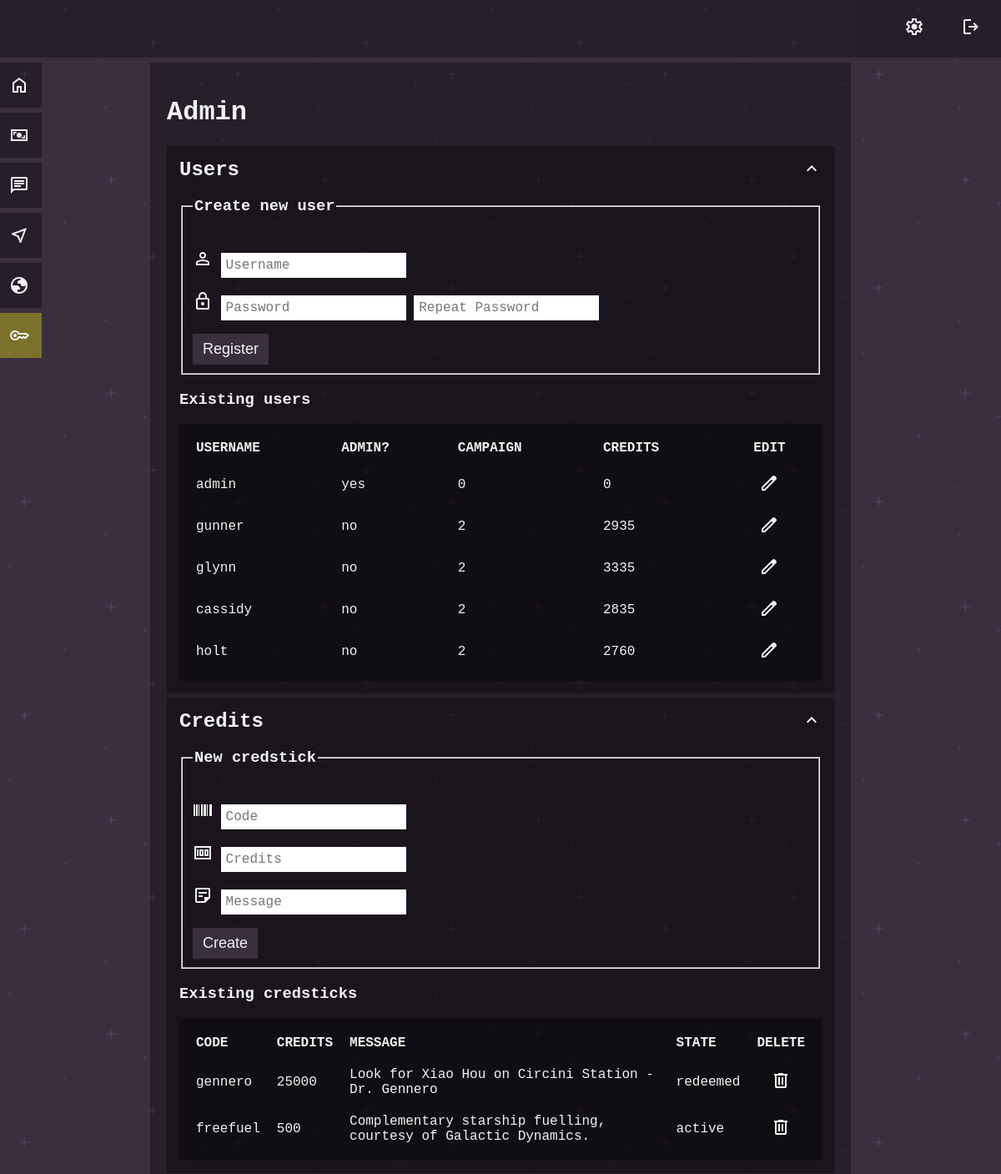
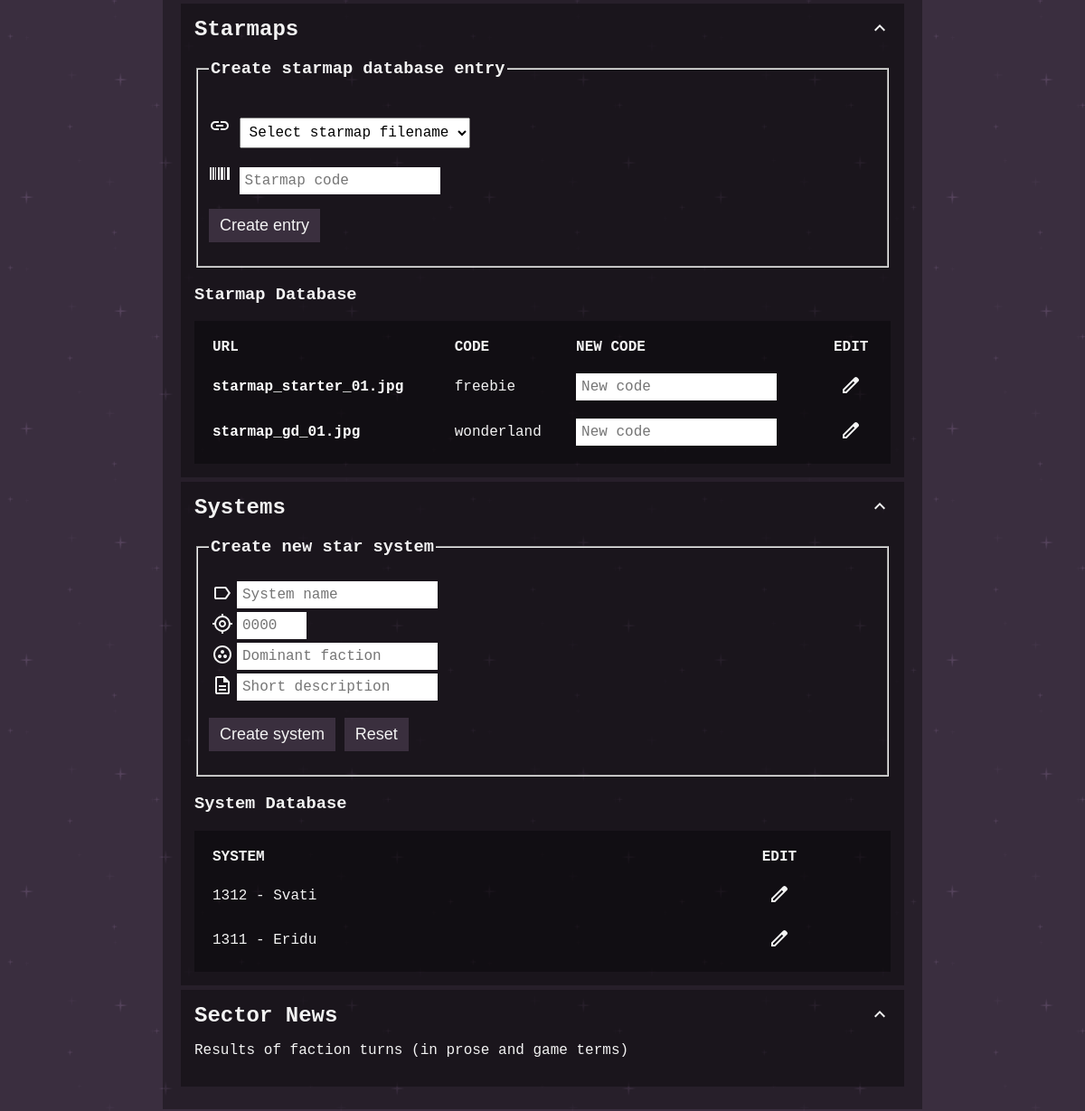
The page /admin (signed in) on the database its author committed (2 pictures, top to bottom).
### tables this page shows
CREATE TABLE users (
id INTEGER PRIMARY KEY AUTOINCREMENT NOT NULL,
username TEXT NOT NULL UNIQUE,
hash TEXT NOT NULL,
admin INTEGER DEFAULT 0,
credits INTEGER DEFAULT 0, campaign INTEGER, scheme TEXT DEFAULT 'colour_scheme_purplestars.css');

CREATE TABLE credsticks (
id INTEGER PRIMARY KEY AUTOINCREMENT NOT NULL,
code TEXT NOT NULL UNIQUE,
credits INTEGER,
state INTEGER DEFAULT 0,
message TEXT
);

CREATE TABLE starmaps (
id INTEGER PRIMARY KEY AUTOINCREMENT NOT NULL,
url TEXT UNIQUE,
code TEXT UNIQUE
);

CREATE TABLE systems (
designation TEXT PRIMARY KEY,
position INT NOT NULL,
name TEXT NOT NULL,
faction TEXT,
notes TEXT,
bodies JSON
);

### app.py (the view)
@app.route("/admin")
@login_required
def admin():
    if session.get("admin") != 1:
        return render_template("error.html", error_message="administrator access only")
    user_list = db.execute("SELECT * FROM users ORDER BY id")
    credsticks_list = db.execute("SELECT * FROM credsticks ORDER BY id")
    starmap_directory = os.listdir(os.path.join(app.static_folder, 'starmaps'))
    starmap_urls = [file for file in starmap_directory if file.endswith('.jpg')]
    starmap_db = db.execute("SELECT * FROM starmaps")
    starmap_db_urls = []
    for db_entry in starmap_db:
        starmap_db_urls.append(db_entry["url"])
    unassigned_starmaps = []
    for instance in starmap_urls:
        if instance not in starmap_db_urls:
            unassigned_starmaps.append(instance)
    system_db = db.execute("SELECT designation, position, name FROM systems")
    return render_template(
        "admin.html",
        user_list=user_list,
        credsticks_list=credsticks_list,
        unassigned_starmaps=unassigned_starmaps,
        starmap_db=starmap_db,
        system_db=system_db
        )

### templates/admin.html (shortened to what this page needs)
{% extends "layout.html" %}
{% block main %}
<h1>Admin</h1>
<div class="darker">
    <h2 class="cursor_pointer" onclick="collapseSegment('admin_user_list', 'admin_user_list_expand')">
        Users
        <img class="float_right" id="admin_user_list_expand" src="static\icon-arrow-up.svg"
            alt="expand/contract section" />
    </h2>
    <div class="collapsible" id="admin_user_list">
        <div>
            <form action="/register" method="post">
                <fieldset>
                    <legend>
                        <h3>Create new user</h3>
                    </legend>
                    <p>
                        <img src="static\icon-user.svg" alt="username" />
                        <input autocomplete="off" name="username" placeholder="Username" type="text"
                            id="new_user_username" />
                    </p>
                    <p>
                        <img src="static\icon-lock.svg" alt="password" />
                        <input name="password" placeholder="Password" type="password" id="new_user_password" />
                        <input name="confirmation" placeholder="Repeat Password" type="password"
                            id="new_user_confirm_password" />
                    </p>
                    <button type="submit" class="ui_button" id="new_user_register_button">Register</button>
                </fieldset>
            </form>
        </div>
        <h3>Existing users</h3>
        <table class="dark_table">
            <thead>
                <tr>
                    <th>USERNAME</th>
                    <th>ADMIN?</th>
                    <th>CAMPAIGN</th>
                    <th>CREDITS</th>
                    <th style="text-align: center;">EDIT</th>
                </tr>
            </thead>
            <tbody>
                {% for entry in user_list %}
                <tr>
                    <td>
                        {{ entry.username }}
                    </td>
                    <td>
                        {% if entry.admin == 1 %}
                        {{ "yes" }}
                        {% else %}
                        {{ "no" }}
                        {% endif %}
                    </td>
                    <td>
                        {{ entry.campaign }}
                    </td>
                    <td>
                        {{ entry.credits }}
                    </td>
                    <td style="text-align: center;">
                        <form action="{{ url_for('edit_user', edit_user_id=entry.id)}}" method="GET"
                            style="display: inline;">
                            <button type="submit" class="cursor_pointer" style="border: none; background: none;"
                                id="edit_user_{{ entry.username }}">
                                <img src="static\icon-edit.svg" alt="edit" />
                            </button>
                        </form>
                    </td>
                </tr>
                {% endfor %}
            </tbody>
        </table>
    </div>
</div>
<div class="darker">
    <h2 class="cursor_pointer" onclick="collapseSegment('admin_credits', 'admin_credits_expand')">
        Credits
        <img class="float_right" id="admin_credits_expand" src="static\icon-arrow-up.svg"
            alt="expand/contract section" />
    </h2>
    <div class="collapsible" id="admin_credits">
        <div>
            <form action="/credstick" method="post">
                <fieldset>
                    <legend>
                        <h3>New credstick</h3>
                    </legend>
                    <p>
                        <img src="static\icon-code.svg" alt="code" />
                        <input autocomplete="off" name="credstick_code" placeholder="Code" type="text"
                            id="new_credstick_code" />
                    </p>
                    <p>
                        <img src="static\icon-money.svg" alt="value" />
                        <input name="credstick_credits" placeholder="Credits" type="number" id="new_credstick_value" />
                    </p>
                    <p>
                        <img src="static\icon-note.svg" alt="message" />
                        <input name="credstick_message" placeholder="Message" type="text" id="new_credstick_message" />
                    </p>
                    <button type="submit" class="ui_button" id="new_credstick_button">Create</button>
                </fieldset>
            </form>
        </div>
        <h3>Existing credsticks</h3>
        <table class="dark_table">
            <thead>
                <tr>
                    <th>CODE</th>
                    <th>CREDITS</th>
                    <th>MESSAGE</th>
                    <th>STATE</th>
                    <th>DELETE</th>
                </tr>
            </thead>
            <tbody>
                {% for stick in credsticks_list %}
                <tr>
                    <td>
                        {{ stick.code }}
                    </td>
                    <td>
                        {{ stick.credits }}
                    </td>
                    <td>
                        {{ stick.message }}
                    </td>
                    <td>
                        {% if stick.state == 0 %}
                        {{ "active" }}
                        {% else %}
                        {{ "redeemed" }}
                        {% endif %}
                    </td>
                    <td style="text-align: center;">
                        <form action=" {{ url_for('remove_credstick', credstick_id=stick.id)}}" method="POST"
                            style="display: inline;">
                            <button type="submit" class="cursor_pointer" style="border: none; background: none;"
                                id="remove_credstick_{{ stick.code }}">
                                <img src="static\icon-bin.svg" alt="delete" />
                            </button>
                        </form>
                    </td>
                </tr>
                {% endfor %}
            </tbody>
        </table>
    </div>
</div>
<div class="darker">
    <h2 class="cursor_pointer" onclick="collapseSegment('admin_starmaps', 'admin_starmaps_expand')">
        Starmaps
        <img class="float_right" id="admin_starmaps_expand" src="static\icon-arrow-up.svg"
            alt="expand/contract section" />
    </h2>
    <div class="collapsible" id="admin_starmaps">
        <form action="/new_starmap_db_entry" method="post">
            <fieldset>
                <legend>
                    <h3>Create starmap database entry</h3>
                </legend>
                <p>
                    <img src="static\icon-link.svg" alt="code" />
                    <select name="new_starmap_entry_filename" id="new_starmap_entry_filename">
                        <option disabled selected>
                            Select starmap filename
                        </option>
                    </select>
                </p>
                <p>
                    <img src="static\icon-code.svg" alt="code" />
                    <input autocomplete="off" name="new_starmap_entry_code" placeholder="Starmap code" type="text"
                        id="new_starmap_entry_code" />
                </p>
                <p>
                    <button type="submit" class="ui_button" id="new_starmap_db_button">
                        Create entry
                    </button>
                </p>
            </fieldset>
        </form>
        <h3>Starmap Database</h3>
        <table class="dark_table">
            <thead>
                <tr>
                    <th>URL</th>
                    <th>CODE</th>
                    <th>NEW CODE</th>
                    <th style="text-align: center;">EDIT</th>
                </tr>
            </thead>
            <tbody>
                {% for starmap_db_entry in starmap_db %}
                <tr>
                    <td>
                        <a href="static/starmaps/{{ starmap_db_entry.url }}" target="_blank">
                            {{ starmap_db_entry.url }}</a>
                    </td>
                    <td>
                        {{ starmap_db_entry.code }}
                    </td>
                    <form action="{{ url_for('edit_starmap', starmap_id=starmap_db_entry.id )}}" method="POST"
                        style="display: inline;">
                        <td>
                            <input autocomplete="off" name="new_starmap_code" placeholder="New code" type="text"
                                id="new_code_starmap_{{ starmap_db_entry.id }}" />
                        </td>
                        <td style="text-align: center;">
                            <button type="submit" class="cursor_pointer" style="border: none; background: none;"
                                id="edit_starmap_{{ starmap_db_entry.id }}">
                                <img src="static\icon-edit.svg" alt="edit" />
                            </button>
                        </td>
                    </form>
                </tr>
                {% endfor %}
            </tbody>
        </table>
    </div>
</div>
<div class="darker">
    <h2 class="cursor_pointer" onclick="collapseSegment('admin_systems', 'admin_systems_expand')">
        Systems
        <img class="float_right" id="admin_systems_expand" src="static\icon-arrow-up.svg"
            alt="expand/contract section" />
    </h2>
    <div class="collapsible" id="admin_systems">
        <form action="/new_star_system" method="post">
            <fieldset>
                <legend>
                    <h3>Create new star system</h3>
                </legend>
                <table>
                    <tr>
                        <td>
                            <label for="new_system_name">
                                <img src="static/icon-label.svg" alt="Name" />
                            </label>
                        </td>
                        <td>
                            <input autocomplete="off" name="new_system_name" id="new_system_name"
                                placeholder="System name" type="text" />
                        </td>
                    </tr>
                    <tr>
                        <td>
                            <label for="new_system_coordinates">
                                <img src="static/icon-location.svg" alt="Coordinates" />
                            </label>
                        </td>
                        <td>
                            <input autocomplete="off" name="new_system_coordinates" id="new_system_coordinates"
                                placeholder="0000" type="number" min="0000" max="9999" />
                        </td>
                    </tr>
                    <tr>
                        <td>
                            <label for="new_system_faction">
                                <img src="static/icon-faction.svg" alt="Faction" />
                            </label>
                        </td>
                        <td>
                            <input autocomplete="off" name="new_system_faction" id="new_system_faction"
                                placeholder="Dominant faction" type="text" />
                        </td>
                    </tr>
                    <tr>
                        <td>
                            <label for="new_system_notes">
                                <img src="static/icon-document.svg" alt="Short description" />
                            </label>
                        </td>
                        <td>
                            <input autocomplete="off" name="new_system_notes" id="new_system_notes"
                                placeholder="Short description" type="text" />
                        </td>
                    </tr>
                </table>
                <p>
                    <button type="submit" class="ui_button" id="new_system_button">
                        Create system
                    </button>
                    <button type="reset" class="warning_button" id="new_system_reset">
                        Reset
                    </button>
                </p>
            </fieldset>
        </form>
        <h3>System Database</h3>
        <table class="dark_table">
            <tr>
                <th>
                    SYSTEM
                </th>
                <th style="text-align: center;">
                    EDIT
                </th>
            </tr>
            {% for system in system_db %}
            <tr>
                <td>
                    {{ system.position }} - {{ system.name }}
                </td>
                <td style="text-align: center;">
                    <img src="static\icon-edit.svg" alt="edit" />
                </td>
            </tr>
            {% endfor %}
        </table>
    </div>
</div>
<div class="darker">
    <h2 class="cursor_pointer" onclick="collapseSegment('admin_news', 'admin_news_expand')">
        Sector News
        <img class="float_right" id="admin_news_expand" src="static\icon-arrow-up.svg" alt="expand/contract section" />
    </h2>
    <div class="collapsible" id="admin_news">
        <p>Results of faction turns (in prose and game terms)</p>
    </div>
</div>
{% endblock %}

### rows shown on the page
users: username "admin", value "yes", campaign "0", credits "0"
users: username "gunner", value "no", campaign "2", credits "2935"
users: username "glynn", value "no", campaign "2", credits "3335"
users: username "cassidy", value "no", campaign "2", credits "2835"
users: username "holt", value "no", campaign "2", credits "2760"
credsticks: code "gennero", credits "25000", message "Look for Xiao Hou on Circini Station - Dr. Gennero", value "redeemed"
credsticks: code "freefuel", credits "500", message "Complementary starship fuelling, courtesy of Galactic Dynamics.", value "active"
starmaps: url "starmap_starter_01.jpg", code "freebie"
starmaps: url "starmap_gd_01.jpg", code "wonderland"
systems: position "1312", name "Svati"
systems: position "1311", name "Eridu"
